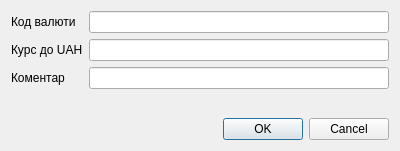
<?xml version="1.0" encoding="UTF-8"?>
<ui version="4.0">
 <class>currency_add</class>
 <widget class="QDialog" name="currency_add">
  <property name="geometry">
   <rect>
    <x>0</x>
    <y>0</y>
    <width>400</width>
    <height>151</height>
   </rect>
  </property>
  <property name="windowTitle">
   <string>Додавання/редагування валюти</string>
  </property>
  <property name="windowIcon">
   <iconset resource="Res.qrc">
    <normaloff>:/new/prefix1/IMG/ico.png</normaloff>:/new/prefix1/IMG/ico.png</iconset>
  </property>
  <layout class="QGridLayout" name="gridLayout">
   <item row="0" column="0">
    <widget class="QLabel" name="label">
     <property name="text">
      <string>Код валюти</string>
     </property>
    </widget>
   </item>
   <item row="2" column="0">
    <widget class="QLabel" name="label_3">
     <property name="text">
      <string>Коментар</string>
     </property>
    </widget>
   </item>
   <item row="1" column="0">
    <widget class="QLabel" name="label_2">
     <property name="text">
      <string>Курс до UAH</string>
     </property>
    </widget>
   </item>
   <item row="3" column="2">
    <spacer name="verticalSpacer">
     <property name="orientation">
      <enum>Qt::Vertical</enum>
     </property>
     <property name="sizeHint" stdset="0">
      <size>
       <width>20</width>
       <height>40</height>
      </size>
     </property>
    </spacer>
   </item>
   <item row="2" column="2">
    <widget class="QLineEdit" name="lineEdit_comment"/>
   </item>
   <item row="7" column="2">
    <widget class="QDialogButtonBox" name="buttonBox">
     <property name="orientation">
      <enum>Qt::Horizontal</enum>
     </property>
     <property name="standardButtons">
      <set>QDialogButtonBox::Cancel|QDialogButtonBox::Ok</set>
     </property>
    </widget>
   </item>
   <item row="1" column="2">
    <widget class="QLineEdit" name="lineEdit_rate">
     <property name="toolTipDuration">
      <number>-6</number>
     </property>
    </widget>
   </item>
   <item row="0" column="2">
    <widget class="QLineEdit" name="lineEdit_name"/>
   </item>
  </layout>
 </widget>
 <resources>
  <include location="Res.qrc"/>
 </resources>
 <connections>
  <connection>
   <sender>buttonBox</sender>
   <signal>accepted()</signal>
   <receiver>currency_add</receiver>
   <slot>accept()</slot>
   <hints>
    <hint type="sourcelabel">
     <x>248</x>
     <y>254</y>
    </hint>
    <hint type="destinationlabel">
     <x>157</x>
     <y>274</y>
    </hint>
   </hints>
  </connection>
  <connection>
   <sender>buttonBox</sender>
   <signal>rejected()</signal>
   <receiver>currency_add</receiver>
   <slot>reject()</slot>
   <hints>
    <hint type="sourcelabel">
     <x>316</x>
     <y>260</y>
    </hint>
    <hint type="destinationlabel">
     <x>286</x>
     <y>274</y>
    </hint>
   </hints>
  </connection>
 </connections>
</ui>
